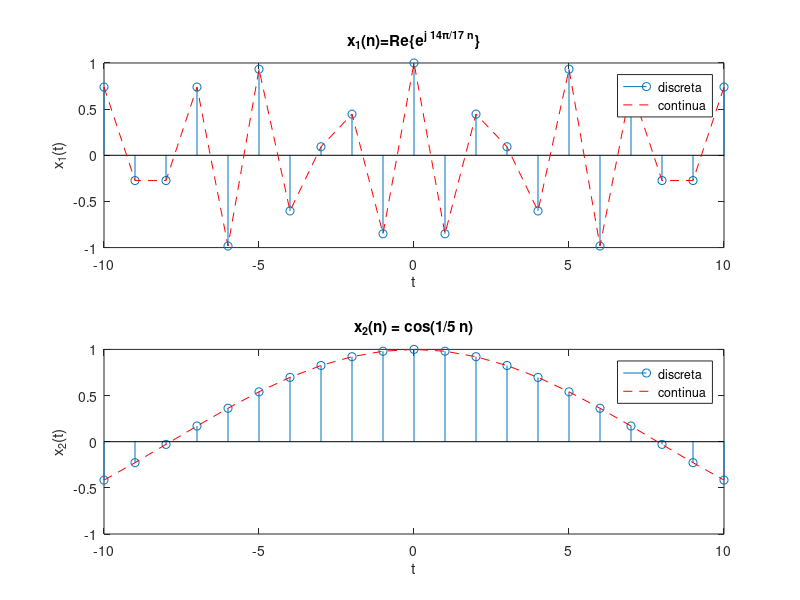

Write MATLAB code to recreate this figure.
t = -10:1:10;
x1 = exp(j*(14*pi/17)*t);
x2 = cos(1/5 * t);

subplot(2,1,1);
% Grafica 1
stem(t,real(x1));
hold on;
plot(t, real(x1), 'Color', 'red', 'LineStyle','--');
xlabel('t');
ylabel('x_1(t)');
title('x_1(n)=Re\{e^{j 14\pi/17 n}\}');
legend('discreta', 'continua')
hold off;

% Grafica 2
subplot(2,1,2)
stem(t,x2);
hold on;
plot(t, x2, 'Color', 'red', 'LineStyle','--');
xlabel('t');
ylabel('x_2(t)');
title('x_2(n) = cos(1/5 n)');
legend('discreta', 'continua');
hold off;